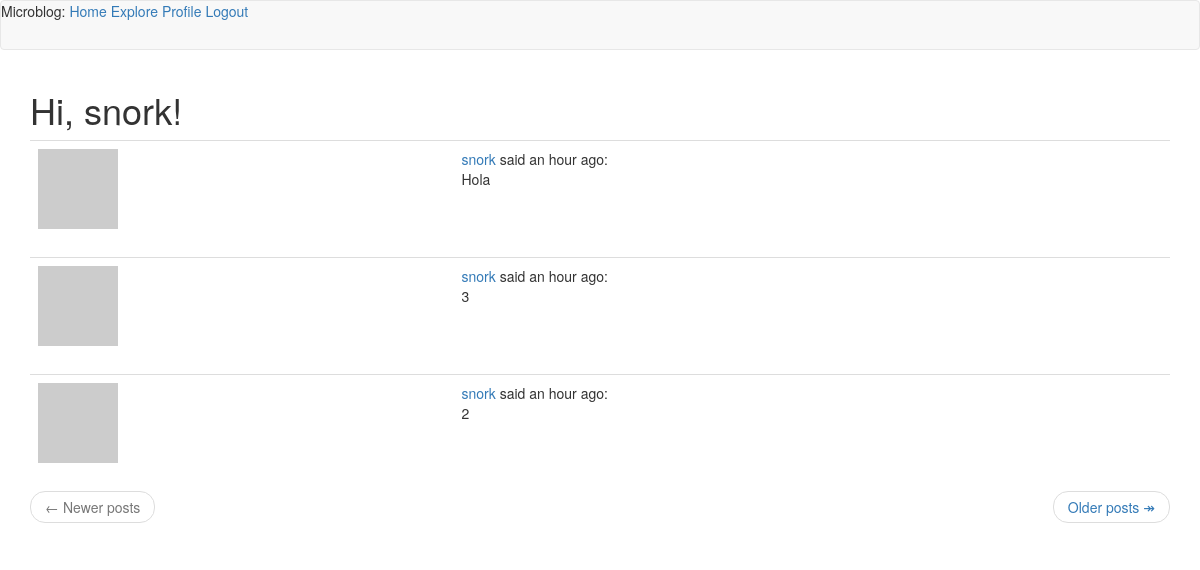
The page /explore (signed in) on the database its author committed.
### app/models.py (models this page shows, shortened)
class User(UserMixin, db.Model):
    id = db.Column(db.Integer, primary_key=True)
    username = db.Column(db.String(64), index=True, unique=True)
    email = db.Column(db.String(120), index=True, unique=True)
    password_hash = db.Column(db.String(128))
    posts = db.relationship('Post', backref='author', lazy='dynamic')
    about_me = db.Column(db.String(140))
    last_seen = db.Column(db.DateTime, default=datetime.utcnow)
    followed = db.relationship(
        'User',
        secondary=followers,
        primaryjoin=(followers.c.follower_id == id),
        secondaryjoin=(followers.c.followed_id == id),
        backref=db.backref('followers', lazy='dynamic'),
        lazy='dynamic'
    )
    def avatar(self, size):
        digest = md5(self.email.lower().encode('utf-8')).hexdigest()
        return f'https://www.gravatar.com/avatar/{digest}?d=identicon&s={size}'

class Post(db.Model):
    id = db.Column(db.Integer, primary_key=True)
    body = db.Column(db.String(140))
    timestamp = db.Column(db.DateTime, index=True, default=datetime.utcnow)
    user_id = db.Column(db.Integer, db.ForeignKey('user.id'))
    language = db.Column(db.String(5))

### app/routes.py (the view)
@app.route('/explore')
@login_required
def explore():
    page = request.args.get('page', 1, type=int)
    posts = Post.query.order_by(Post.timestamp.desc()).paginate(
        page, app.config['POSTS_PER_PAGE'], False
    )
    next_url = url_for('index', page=posts.next_num) \
        if posts.has_next else None
    prev_url = url_for('index', page=posts.prev_num) \
        if posts.has_prev else None
    return render_template('index.html', title='Explore', posts=posts.items,
                           next_url=next_url, prev_url=prev_url)

### app/models.py (called while the page is built)
@login.user_loader
def load_user(id):
    return User.query.get(int(id))

### app/routes.py (called while the page is built)
@app.before_request
def before_request():
    if current_user.is_authenticated:
        current_user.last_seen = datetime.utcnow()
        db.session.commit()
    g.locale = str(get_locale())

### app/templates/index.html (shortened to what this page needs)
{% extends "base.html" %}
{% import 'bootstrap/wtf.html' as wtf %}
{% block app_content %}
<h1>Hi, {{ current_user.username }}!</h1>
{% for post in posts %}
{% include '_post.html' %}
{% endfor %}
<nav aria-label="...">
  <ul class="pager">
    <li class="previous{% if not prev_url %} disabled {% endif %}">
      <a href="{{ prev_url or '#' }}">
        <span aria-hidden="true">&larr;</span> Newer posts
      </a>
    </li>
    <li class="next{% if not next_url %} disabled{% endif %}">
      <a href="{{ next_url or '#' }}">
        Older posts <span aria-hidden="true">&Rarr;</span>
      </a>
    </li>
  </ul>
</nav>
{% endblock %}

### app/templates/_post.html (shortened to what this page needs)
<table class="table table-hover">
  <tr>
    <td widtth="70px">
      <a href="{{ url_for('user', username=post.author.username) }}">
      <img src="{{ post.author.avatar(70) }}" />
    </td>
    <td>
      <a href="{{ url_for('user', username=post.author.username) }}">
        {{ post.author.username }}
      </a>
      said {{ moment(post.timestamp).fromNow() }}: <br />
      <span id="post{{ post.id }}">{{ post.body }}</span>
    </td>
  </tr>
</table>

### rows shown on the page
User: username "snork"
Post: author.username "snork", timestamp "an hour ago", body "Hola"
Post: author.username "snork", timestamp "an hour ago", body "3"
Post: author.username "snork", timestamp "an hour ago", body "2"
